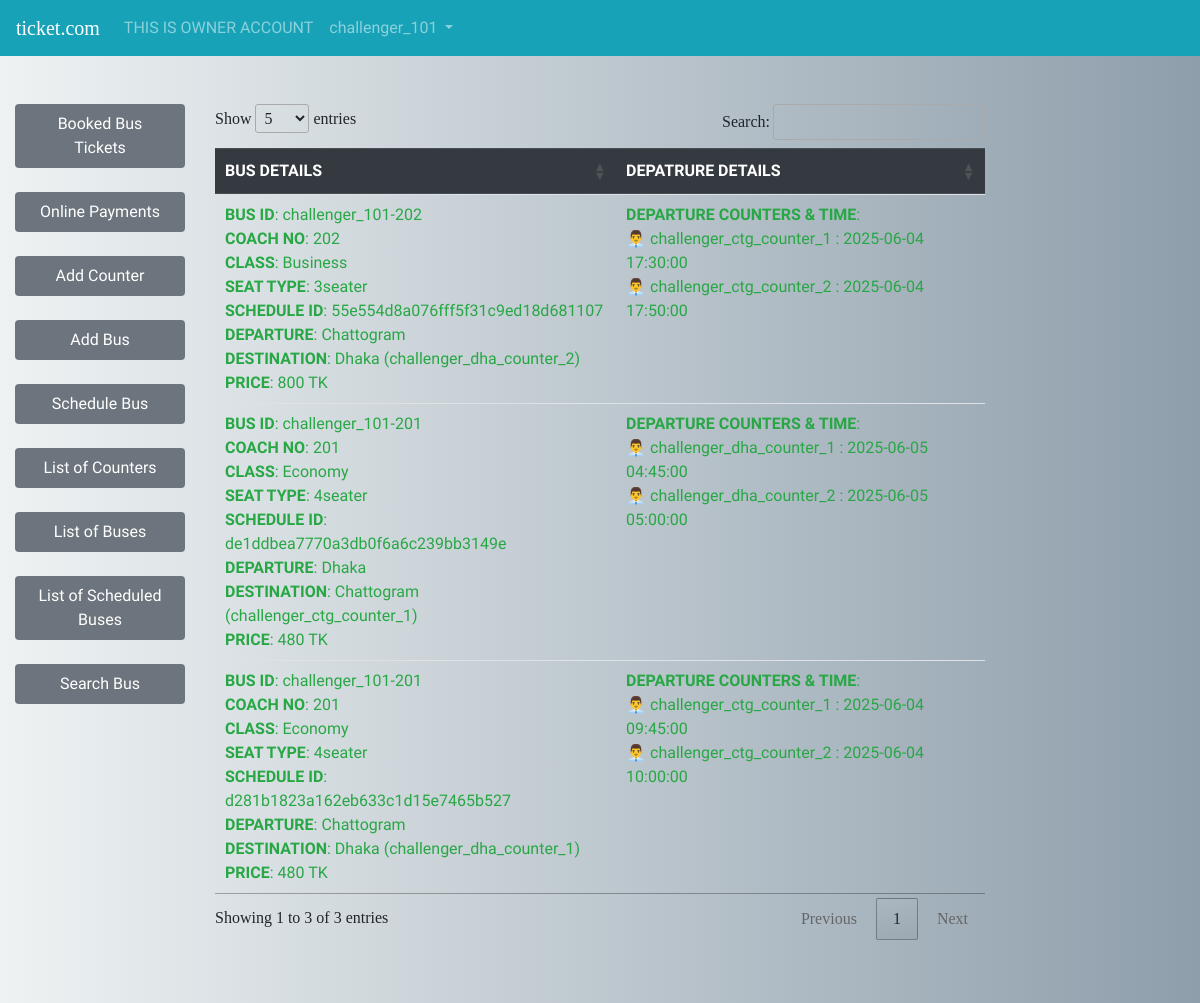
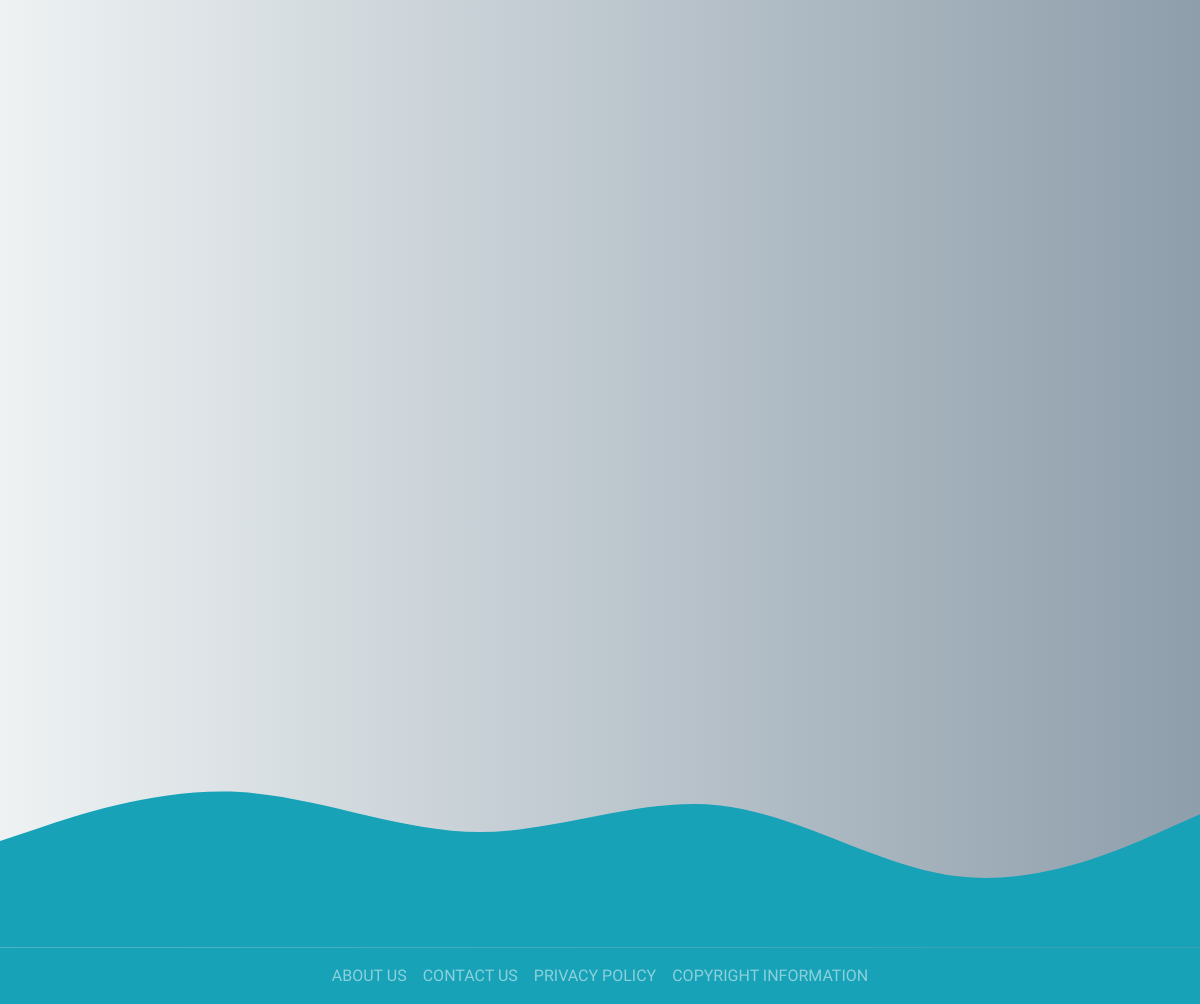
The page /owner/ownerschedules.php (signed in) on the database its author committed (2 pictures, top to bottom).
### tables this page shows
CREATE TABLE `busschedule` (
  `REG` timestamp NOT NULL DEFAULT current_timestamp(),
  `BUS_ID` varchar(255) NOT NULL,
  `SCHEDULE_ID` varchar(255) NOT NULL,
  `DEPART` varchar(255) NOT NULL,
  `DEST` varchar(255) NOT NULL,
  `DEST_COUNTER` varchar(255) NOT NULL,
  `PRICE` int(11) NOT NULL
);

CREATE TABLE `buslist` (
  `REG` timestamp NOT NULL DEFAULT current_timestamp(),
  `BUS_ID` varchar(255) NOT NULL,
  `OWNER` varchar(255) NOT NULL,
  `COACH_NO` varchar(255) NOT NULL,
  `CLASS` varchar(255) NOT NULL,
  `SEAT_TYPE` varchar(255) NOT NULL
);

CREATE TABLE `departlist` (
  `SCHEDULE_ID` varchar(255) NOT NULL,
  `DEPART_COUNTER` varchar(255) NOT NULL,
  `DEPART_TIME` timestamp NOT NULL DEFAULT current_timestamp() ON UPDATE current_timestamp()
);

### includes/schedulelist.php (the view, shortened to what this page needs)
<?php
$query = "SELECT * FROM busschedule,buslist WHERE busschedule.BUS_ID=buslist.BUS_ID AND OWNER='$user_id' ORDER BY busschedule.REG DESC";
$result = mysqli_query($con, $query);
echo "
<br>
<table class='table table-hover' id='schedulelist'>
<thead class='thead-dark'>
<tr>
<th>BUS DETAILS</th>
<th>DEPATRURE DETAILS</th>
</tr>
</thead>
<tbody>
";
while ($row = mysqli_fetch_array($result)) {
    $busid = $row['BUS_ID'];
    $coach = $row['COACH_NO'];
    $class = $row['CLASS'];
    $seat = $row['SEAT_TYPE'];
    $schedule_id = $row['SCHEDULE_ID'];
    $depart = $row['DEPART'];
    $dest = $row['DEST'];
    $price = $row['PRICE'];
    $dest_count = $row['DEST_COUNTER'];
    echo "
    <tr>
    <td class='text-left text-success'>
    <b>BUS ID</b>: $busid <br><b>COACH NO</b>: $coach <br><b>CLASS</b>: $class <br><b>SEAT TYPE</b>: $seat <br><b>SCHEDULE ID</b>: $schedule_id <br><b>DEPARTURE</b>: $depart <br><b>DESTINATION</b>: $dest ($dest_count)<br><b>PRICE</b>: $price TK
    </td>
    <td class='text-left text-success'><b>DEPARTURE COUNTERS & TIME</b>:<br>
    ";
    $query2 = "SELECT * FROM departlist WHERE SCHEDULE_ID='$schedule_id' ORDER BY DEPART_TIME ASC";
    $result2 = mysqli_query($con, $query2);
    while ($row2 = mysqli_fetch_array($result2)) {
        $depart_counter = $row2['DEPART_COUNTER'];
        $time = $row2['DEPART_TIME'];
        echo "
        👨‍💼 $depart_counter : $time<br>
        ";
    }
    echo "
    </td>
    </tr>
    ";
}
echo "
</tbody>
</table>
<br>
";
?>

### style.css (style rules this page uses)
body { font-family: 'Bree Serif', serif; }
thead { font-family: 'Bungee Shade', cursive; }
tbody { font-family: 'Vast Shadow', cursive; }
body { background: #8e9eab; background: -webkit-linear-gradient(to right, #eef2f3, #8e9eab); background: linear-gradient(to right, #eef2f3, #8e9eab); }

### rows shown on the page
busschedule: buslist.BUS_ID "challenger_101-202", buslist.COACH_NO "202", buslist.CLASS "Business", buslist.SEAT_TYPE "3seater", SCHEDULE_ID "55e554d8a076fff5f31c9ed18d681107", DEPART "Chattogram", DEST "Dhaka", DEST_COUNTER "challenger_dha_counter_2", PRICE "800"
departlist: DEPART_COUNTER "challenger_ctg_counter_1", DEPART_TIME "2025-06-04 17:30:00"
departlist: DEPART_COUNTER "challenger_ctg_counter_2", DEPART_TIME "2025-06-04 17:50:00"
busschedule: buslist.BUS_ID "challenger_101-201", buslist.COACH_NO "201", buslist.CLASS "Economy", buslist.SEAT_TYPE "4seater", SCHEDULE_ID "de1ddbea7770a3db0f6a6c239bb3149e", DEPART "Dhaka", DEST "Chattogram", DEST_COUNTER "challenger_ctg_counter_1", PRICE "480"
departlist: DEPART_COUNTER "challenger_dha_counter_1", DEPART_TIME "2025-06-05 04:45:00"
departlist: DEPART_COUNTER "challenger_dha_counter_2", DEPART_TIME "2025-06-05 05:00:00"
busschedule: buslist.BUS_ID "challenger_101-201", buslist.COACH_NO "201", buslist.CLASS "Economy", buslist.SEAT_TYPE "4seater", SCHEDULE_ID "d281b1823a162eb633c1d15e7465b527", DEPART "Chattogram", DEST "Dhaka", DEST_COUNTER "challenger_dha_counter_1", PRICE "480"
departlist: DEPART_COUNTER "challenger_ctg_counter_1", DEPART_TIME "2025-06-04 09:45:00"
departlist: DEPART_COUNTER "challenger_ctg_counter_2", DEPART_TIME "2025-06-04 10:00:00"

### other values the page prints
$user "OWNER"
$user_id "challenger_101"
